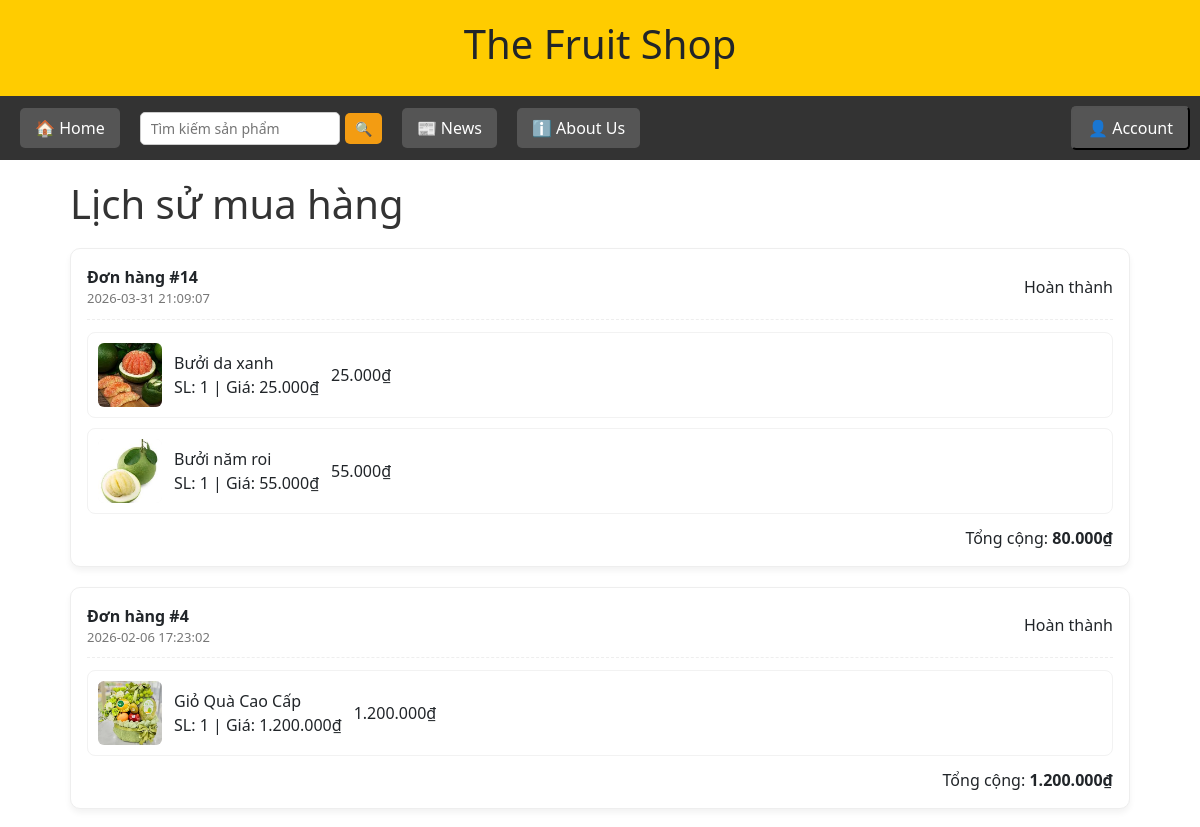
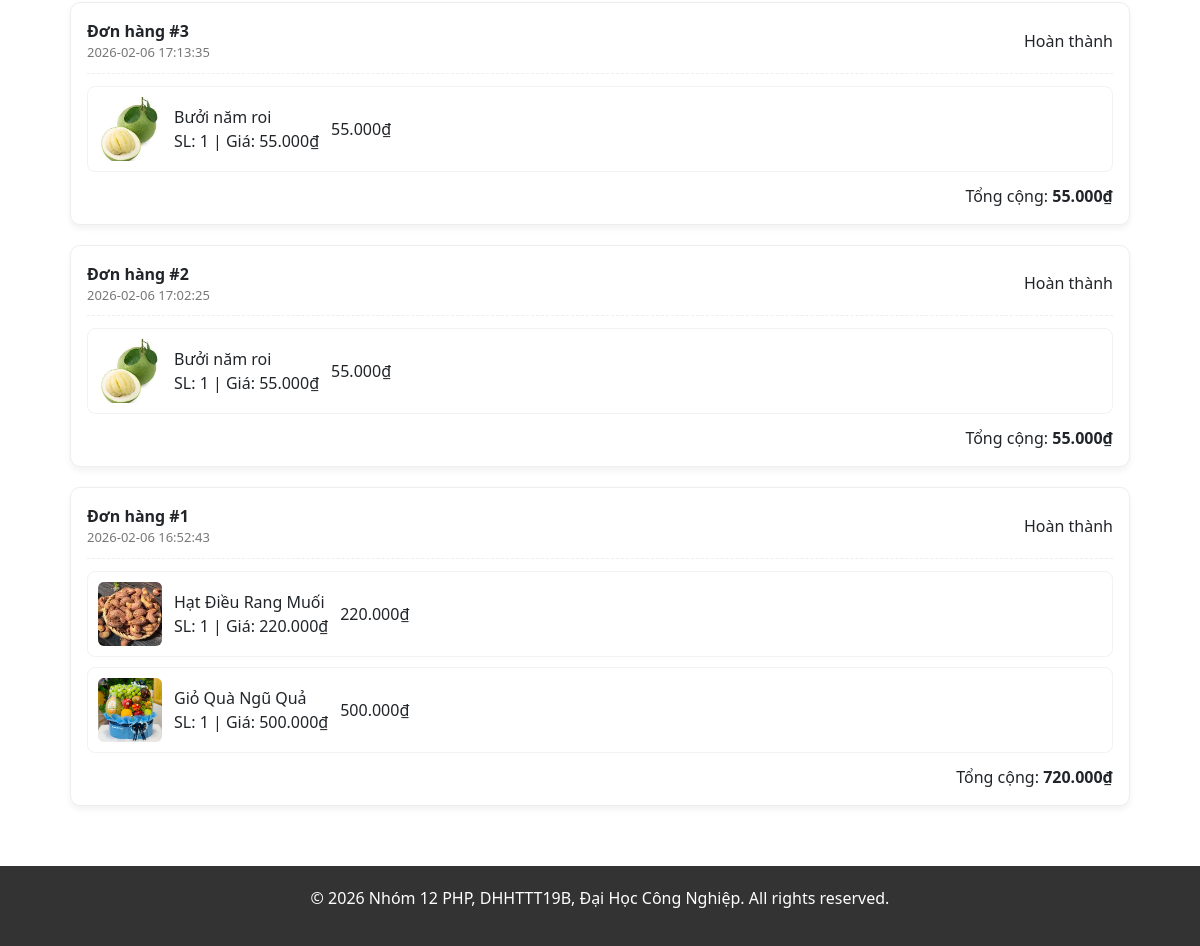
The app's page /pages/purchase_history.php (signed in) with its own data (2 pictures, top to bottom).
### tables this page shows
CREATE TABLE `orders` (
  `id` int(11) NOT NULL,
  `user_id` int(11) DEFAULT NULL,
  `total_price` double DEFAULT NULL,
  `full_name` varchar(100) DEFAULT NULL,
  `phone` varchar(20) DEFAULT NULL,
  `address` text DEFAULT NULL,
  `order_date` datetime DEFAULT current_timestamp(),
  `status` int(11) DEFAULT 0 COMMENT '0 => "Chờ xác nhận",\r\n1 => "Đã thanh toán",\r\n2 => "Đang giao hàng",\r\n3 => "Hoàn thành"'
);

CREATE TABLE `order_details` (
  `id` int(11) NOT NULL,
  `order_id` int(11) DEFAULT NULL,
  `product_id` int(11) DEFAULT NULL,
  `quantity` int(11) DEFAULT NULL,
  `price` double DEFAULT NULL
);

CREATE TABLE `product` (
  `id` int(11) NOT NULL,
  `name` varchar(100) NOT NULL,
  `id_type` int(11) NOT NULL,
  `price` double NOT NULL,
  `image` varchar(255) NOT NULL,
  `description` text DEFAULT NULL
);

### controllers/customer/purcharse_history_controller.php (called while the page is built, shortened)
<?php
include("../includes/connect.php");
require_once(__DIR__ . "/../../models/clsOrder.php");
$orderModel = new Order($conn);
$username = $_SESSION['username'];
$stmt = $conn->prepare("SELECT id FROM User WHERE Username = ? LIMIT 1");
$stmt->bind_param("s", $username);
$stmt->execute();
$userId = $stmt->get_result()->fetch_assoc()['id'] ?? null;
if ($userId) {
    $orders = $orderModel->getOrdersByUserId($userId);
    if (!empty($orders)) {
        $orderIds = array_column($orders, 'id');
        $orderItems = $orderModel->getOrderItemsForOrders($orderIds);
    }
}

### models/clsOrder.php (called while the page is built, shortened)
<?php
class Order
{
    private $conn;
    public function __construct($connection)
    {
        $this->conn = $connection;
    }
    public function getOrdersByUserId($userId)
    {
        $orders = [];
        $hasNote = $this->conn->query("SHOW COLUMNS FROM orders LIKE 'note'")->num_rows > 0;
        $sql = $hasNote
            ? "SELECT * FROM orders WHERE user_id = ? ORDER BY order_date DESC"
            : "SELECT id, total_price, full_name, phone, address, order_date, status FROM orders WHERE user_id = ? ORDER BY order_date DESC";
        $stmt = $this->conn->prepare($sql);
        if ($stmt) {
            $stmt->bind_param("i", $userId);
            $stmt->execute();
            $result = $stmt->get_result();
            while ($row = $result->fetch_assoc()) {
                $orders[] = $row;
            }
        }
        return $orders;
    }
    public function getOrderItemsForOrders($orderIds)
    {
        $orderItems = [];
        $placeholders = implode(',', array_fill(0, count($orderIds), '?'));
        $types = str_repeat('i', count($orderIds));
        $sql = "SELECT od.*, p.name, p.image
                FROM order_details od
                LEFT JOIN product p ON od.product_id = p.id
                WHERE od.order_id IN ($placeholders)
                ORDER BY od.order_id DESC";
        $stmt = $this->conn->prepare($sql);
        if ($stmt) {
            $stmt->bind_param($types, ...$orderIds);
            $stmt->execute();
            $result = $stmt->get_result();
            while ($row = $result->fetch_assoc()) {
                $orderItems[$row['order_id']][] = $row;
            }
        }
        return $orderItems;
    }
    public function formatStatus($status)
    {
        $labels = [
            0 => "Chờ xác nhận",
            1 => "Đã thanh toán",
            2 => "Đang giao hàng",
            3 => "Hoàn thành"
        ];
        return $labels[intval($status)] ?? "Không rõ";
    }
}

### pages/purchase_history.php (the view, shortened to what this page needs)
<?php require_once("../controllers/customer/purcharse_history_controller.php"); ?>
<!DOCTYPE html>
<html lang="vi">
<head>
    <link rel="stylesheet" href="/Fruit/bin/css/style.css">
    <link rel="stylesheet" href="/Fruit/bin/css/bootstrap.css">
    <link rel="stylesheet" href="/Fruit/bin/css/purchase_history.css">
    <link rel="stylesheet" href="/Fruit/bin/css/banner.css">
</head>
<body>
    <?php include("../includes/header.php"); ?>
    <?php include("../includes/banner.php"); ?>
    <div class="history-container">
        <h1>Lịch sử mua hàng</h1>
        <?php if (empty($orders)): ?>
            <div class="history-empty">Bạn chưa có đơn hàng nào. <a href="/Fruit/index.php">Mua ngay!</a></div>
        <?php else: ?>
            <?php foreach ($orders as $order): ?>
                <div class="history-card">
                    <div class="history-header">
                        <div>
                            <div class="history-order-id">Đơn hàng #<?= $order['id'] ?></div>
                            <div class="history-date"><?= $order['order_date'] ?></div>
                        </div>
                        <div class="status-label"><?= $orderModel->formatStatus($order['status']) ?></div>
                    </div>
                    <div class="history-items">
                        <?php if (isset($orderItems[$order['id']])): ?>
                            <?php foreach ($orderItems[$order['id']] as $item): ?>
                                <div class="history-item">
                                    <img src="/Fruit/bin/images/<?= $item['image'] ?>" alt="<?= $item['name'] ?>">
                                    <div class="item-info">
                                        <div class="name"><?= $item['name'] ?></div>
                                        <div class="meta">SL: <?= $item['quantity'] ?> | Giá: <?= number_format($item['price'], 0, ',', '.') ?>₫</div>
                                    </div>
                                    <div class="subtotal"><?= number_format($item['price'] * $item['quantity'], 0, ',', '.') ?>₫</div>
                                </div>
                            <?php endforeach; ?>
                        <?php endif; ?>
                    </div>
                    <div class="history-footer">
                        Tổng cộng: <strong><?= number_format($order['total_price'], 0, ',', '.') ?>₫</strong>
                    </div>
                </div>
            <?php endforeach; ?>
        <?php endif; ?>
    </div>
    <?php include("../includes/footer.php"); ?>
</body>
</html>

### bin/css/purchase_history.css (style rules this page uses)
.history-container { max-width: 1100px; margin: 0 auto; padding: 20px; }
.history-container h1 { margin-bottom: 20px; color: #333; }
.history-card { background: #fff; border: 1px solid #eee; border-radius: 10px; padding: 16px; margin-bottom: 20px; box-shadow: 0 4px 6px rgba(0, 0, 0, 0.05); }
.history-header { display: flex; justify-content: space-between; align-items: center; border-bottom: 1px dashed #eee; padding-bottom: 10px; margin-bottom: 12px; }
.history-order-id { font-weight: 700; font-size: 16px; }
.history-date { color: #777; font-size: 13px; }
.history-items { display: flex; flex-direction: column; gap: 10px; margin-bottom: 12px; }
.history-item { display: flex; gap: 12px; align-items: center; border: 1px solid #f2f2f2; border-radius: 8px; padding: 10px; }
.history-item img { width: 64px; height: 64px; object-fit: cover; border-radius: 6px; background: #fafafa; }
.history-footer { text-align: right; font-size: 16px; }

### records on screen
orders: id "14", order_date "2026-03-31 21:09:07", status "Hoàn thành", total_price "80.000"
order_details: product.image (picture), product.name "Bưởi da xanh", quantity "1", price "25.000", $item['price'] * $item['quantity'] "25.000"
order_details: product.image (picture), product.name "Bưởi năm roi", quantity "1", price "55.000", $item['price'] * $item['quantity'] "55.000"
orders: id "4", order_date "2026-02-06 17:23:02", status "Hoàn thành", total_price "1.200.000"
order_details: product.image (picture), product.name "Giỏ Quà Cao Cấp", quantity "1", price "1.200.000", $item['price'] * $item['quantity'] "1.200.000"
orders: id "3", order_date "2026-02-06 17:13:35", status "Hoàn thành", total_price "55.000"
order_details: product.image (picture), product.name "Bưởi năm roi", quantity "1", price "55.000", $item['price'] * $item['quantity'] "55.000"
orders: id "2", order_date "2026-02-06 17:02:25", status "Hoàn thành", total_price "55.000"
order_details: product.image (picture), product.name "Bưởi năm roi", quantity "1", price "55.000", $item['price'] * $item['quantity'] "55.000"
orders: id "1", order_date "2026-02-06 16:52:43", status "Hoàn thành", total_price "720.000"
order_details: product.image (picture), product.name "Hạt Điều Rang Muối", quantity "1", price "220.000", $item['price'] * $item['quantity'] "220.000"
order_details: product.image (picture), product.name "Giỏ Quà Ngũ Quả", quantity "1", price "500.000", $item['price'] * $item['quantity'] "500.000"
